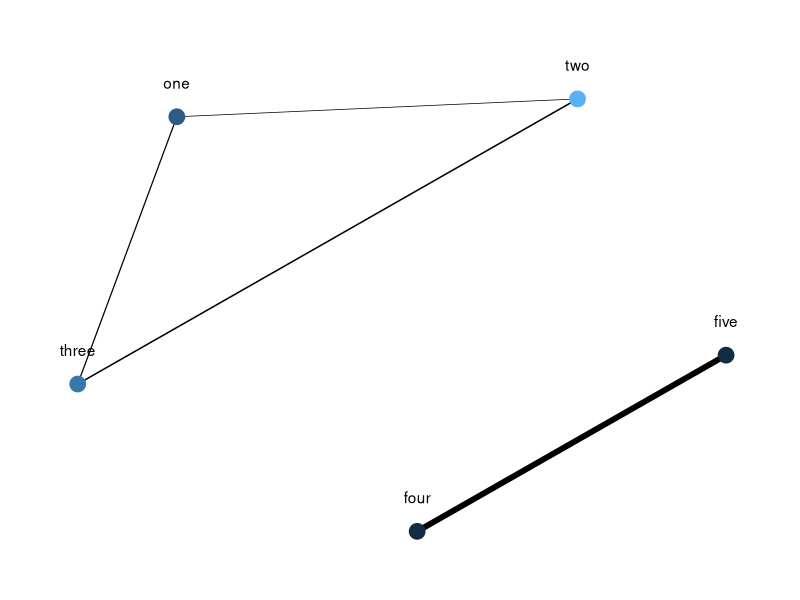
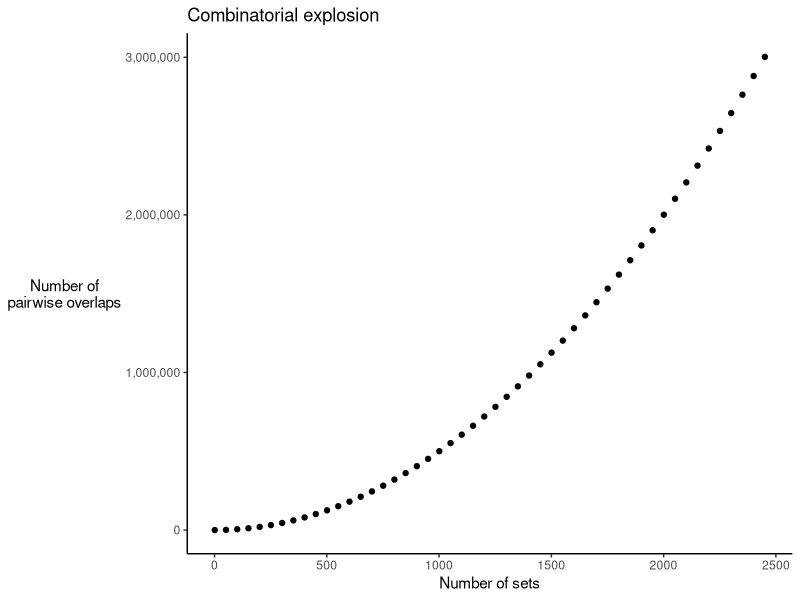

Source code (R) for these figures, in order:
## ---- chunk 1
knitr::opts_chunk$set(echo = TRUE)
## ---- chunk 2
nodes <- data.frame(
  name = c("one", "two", "three", "four", "five"),
  significance = c(0.1, 0.25, 0.15, 0.001, 0.003),
  stringsAsFactors = FALSE
)
edges <- data.frame(
  from = c("one", "one", "two", "four"),
  to  = c("two", "three", "three", "five"),
  jaccard = c(0.4, 0.45, 0.48, 0.9),
  stringsAsFactors = FALSE
)
network <- igraph::graph_from_data_frame(d = edges, directed = FALSE,
                                         vertices = nodes)
# plot(network)
library(ggraph)
library(tidygraph)

graph <- as_tbl_graph(network, directed = FALSE)

# plot using ggraph
ggraph(graph, layout = "kk") +
  geom_edge_fan(aes(width = jaccard), show.legend = FALSE) +
  geom_node_point(aes(color = significance), size = 5, show.legend = FALSE) +
  geom_node_text(aes(label = name), nudge_y = 0.2) +
  scale_edge_width_continuous(range = c(0.25, 2)) +
  theme_graph()
## ---- chunk 3
suppressPackageStartupMessages(library(ggplot2))
d <- data.frame(x = seq(1, 2500, by = 50),
                y = choose(n = seq(1, 2500, by = 50), k = 2))
ggplot(d) +
  aes(x = x, y = y) +
  geom_point() +
  labs(x = "Number of sets", y = "Number of\npairwise overlaps",
       title = "Combinatorial explosion") +
  scale_y_continuous(labels = scales::label_comma()) +
  theme_classic() +
  theme(axis.title.y = element_text(angle = 0, vjust = 0.5))
## ---- chunk 4
simulate_sets <- function(n_sets) {
  universe <- c(letters, LETTERS)
  sets <- replicate(n_sets,
                    sample(universe, size = rpois(1, lambda = 15)),
                    simplify = FALSE)
  names(sets) <- paste0("set", seq(n_sets))
  return(sets)
}
## ---- chunk 5
set.seed(12345)
(sets_5 <- simulate_sets(n_sets = 5))
sets_100 <- simulate_sets(n_sets = 100)
sets_1000 <- simulate_sets(n_sets = 1000)
## ---- chunk 6
calc_pairwise_overlaps <- function(sets) {

  vec_name1 <- character()
  vec_name2 <- character()
  vec_num_shared <- integer()
  vec_overlap <- numeric()
  vec_jaccard <- numeric()

  for (name1 in names(sets)) {
    set1 <- sets[[name1]]
    for (name2 in names(sets)) {
      set2 <- sets[[name2]]
      set_intersection <- intersect(set1, set2)
      num_shared <- length(set_intersection)
      overlap <- num_shared / min(length(set1), length(set2))
      jaccard <- num_shared / length(union(set1, set2))

      vec_name1 <- c(vec_name1, name1)
      vec_name2 <- c(vec_name2, name2)
      vec_num_shared <- c(vec_num_shared, num_shared)
      vec_overlap <- c(vec_overlap, overlap)
      vec_jaccard <- c(vec_jaccard, jaccard)
    }
  }

  result <- data.frame(name1 = vec_name1,
                       name2 = vec_name2,
                       num_shared = vec_num_shared,
                       overlap = vec_overlap,
                       jaccard = vec_jaccard,
                       stringsAsFactors = FALSE)
  return(result)
}
## ---- chunk 7
head(calc_pairwise_overlaps(sets_100))
system.time(calc_pairwise_overlaps(sets_100))
## ---- chunk 8
calc_pairwise_overlaps <- function(sets) {

  n_sets <- length(sets)
  set_names <- names(sets)

  vec_name1 <- character()
  vec_name2 <- character()
  vec_num_shared <- integer()
  vec_overlap <- numeric()
  vec_jaccard <- numeric()

  for (i in seq_len(n_sets - 1)) {
    name1 <- set_names[i]
    set1 <- sets[[i]]
    for (j in seq(i + 1, n_sets)) {
      name2 <- set_names[j]
      set2 <- sets[[j]]
      set_intersection <- intersect(set1, set2)
      num_shared <- length(set_intersection)
      overlap <- num_shared / min(length(set1), length(set2))
      jaccard <- num_shared / length(union(set1, set2))

      vec_name1 <- c(vec_name1, name1)
      vec_name2 <- c(vec_name2, name2)
      vec_num_shared <- c(vec_num_shared, num_shared)
      vec_overlap <- c(vec_overlap, overlap)
      vec_jaccard <- c(vec_jaccard, jaccard)
    }
  }

  result <- data.frame(name1 = vec_name1,
                       name2 = vec_name2,
                       num_shared = vec_num_shared,
                       overlap = vec_overlap,
                       jaccard = vec_jaccard,
                       stringsAsFactors = FALSE)
  return(result)
}
## ---- chunk 9
system.time(calc_pairwise_overlaps(sets_100))
## ---- chunk 10
calc_pairwise_overlaps <- function(sets) {

  n_sets <- length(sets)
  set_names <- names(sets)
  n_overlaps <- choose(n = n_sets, k = 2)

  vec_name1 <- character(length = n_overlaps)
  vec_name2 <- character(length = n_overlaps)
  vec_num_shared <- integer(length = n_overlaps)
  vec_overlap <- numeric(length = n_overlaps)
  vec_jaccard <- numeric(length = n_overlaps)
  overlaps_index <- 1

  for (i in seq_len(n_sets - 1)) {
    name1 <- set_names[i]
    set1 <- sets[[i]]
    for (j in seq(i + 1, n_sets)) {
      name2 <- set_names[j]
      set2 <- sets[[j]]
      set_intersection <- intersect(set1, set2)
      num_shared <- length(set_intersection)
      overlap <- num_shared / min(length(set1), length(set2))
      jaccard <- num_shared / length(union(set1, set2))

      vec_name1[overlaps_index] <- name1
      vec_name2[overlaps_index] <- name2
      vec_num_shared[overlaps_index] <- num_shared
      vec_overlap[overlaps_index] <- overlap
      vec_jaccard[overlaps_index] <- jaccard

      overlaps_index <- overlaps_index + 1
    }
  }

  result <- data.frame(name1 = vec_name1,
                       name2 = vec_name2,
                       num_shared = vec_num_shared,
                       overlap = vec_overlap,
                       jaccard = vec_jaccard,
                       stringsAsFactors = FALSE)
  return(result)
}
## ---- chunk 11
system.time(calc_pairwise_overlaps(sets_100))
## ---- chunk 12
system.time(calc_pairwise_overlaps(simulate_sets(n_sets = 1000)))
## ---- chunk 13
intersect
## ---- chunk 14
union
## ---- chunk 15
methods(unique)
unique.default
## ---- chunk 16
calc_pairwise_overlaps <- function(sets) {
  # Ensure that all sets are unique character vectors
  sets_are_vectors <- vapply(sets, is.vector, logical(1))
  if (any(!sets_are_vectors)) {
    stop("Sets must be vectors")
  }
  sets_are_atomic <- vapply(sets, is.atomic, logical(1))
  if (any(!sets_are_atomic)) {
    stop("Sets must be atomic vectors, i.e. not lists")
  }
  sets <- lapply(sets, as.character)
  is_unique <- function(x) length(unique(x)) == length(x)
  sets_are_unique <- vapply(sets, is_unique, logical(1))
  if (any(!sets_are_unique)) {
    stop("Sets must be unique, i.e. no duplicated elements")
  }

  n_sets <- length(sets)
  set_names <- names(sets)
  n_overlaps <- choose(n = n_sets, k = 2)

  vec_name1 <- character(length = n_overlaps)
  vec_name2 <- character(length = n_overlaps)
  vec_num_shared <- integer(length = n_overlaps)
  vec_overlap <- numeric(length = n_overlaps)
  vec_jaccard <- numeric(length = n_overlaps)
  overlaps_index <- 1

  for (i in seq_len(n_sets - 1)) {
    name1 <- set_names[i]
    set1 <- sets[[i]]
    for (j in seq(i + 1, n_sets)) {
      name2 <- set_names[j]
      set2 <- sets[[j]]

      set_intersect <- set1[match(set2, set1, 0L)]
      set_union <- .Internal(unique(c(set1, set2), incomparables = FALSE,
                                    fromLast = FALSE, nmax = NA))
      num_shared <- length(set_intersect)
      overlap <- num_shared / min(length(set1), length(set2))
      jaccard <- num_shared / length(set_union)

      vec_name1[overlaps_index] <- name1
      vec_name2[overlaps_index] <- name2
      vec_num_shared[overlaps_index] <- num_shared
      vec_overlap[overlaps_index] <- overlap
      vec_jaccard[overlaps_index] <- jaccard

      overlaps_index <- overlaps_index + 1
    }
  }

  result <- data.frame(name1 = vec_name1,
                       name2 = vec_name2,
                       num_shared = vec_num_shared,
                       overlap = vec_overlap,
                       jaccard = vec_jaccard,
                       stringsAsFactors = FALSE)
  return(result)
}
## ---- chunk 17
system.time(calc_pairwise_overlaps(sets_100))
## ---- chunk 18
system.time(calc_pairwise_overlaps(sets_1000))
## ---- chunk 19
sessionInfo()
